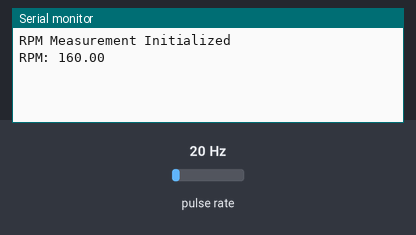
A sketch run on a simulated Arduino Uno, built with avr-gcc and run on an emulated ATmega328P. On the bench: the last lines printed to the serial monitor. Wiring (inferred from the names in the program): pulse sensor: data pin 3. The inputs (shaded band) are chosen by the test bench; at power-on: pulse rate 20 Hz.

Above: at 1.2 s.
1.3 s: pulse rate (sensor on pin 3) set to 4 Hz
At 2.6 s:
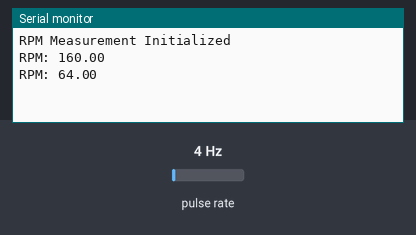
2.8 s: pulse rate (sensor on pin 3) set to 50 Hz
At 3.8 s:
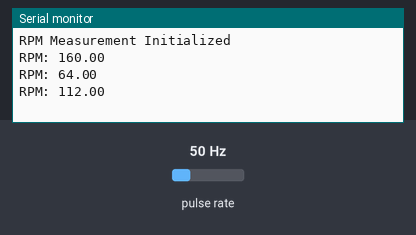
Timing chart, 0 to 5.8 s (numbered marks = the images above; inputs shaded):
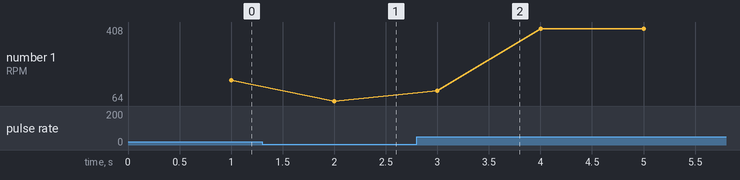

The sketch:

better_rpm.ino
```cpp
const int sensorPin = 3;

volatile unsigned int pulseCount = 0;
unsigned long lastTime = 0;
const unsigned int measurementInterval = 1000;
float rpm = 0;

void setup() {
  pinMode(sensorPin, INPUT_PULLUP);
  attachInterrupt(digitalPinToInterrupt(sensorPin), countPulse, RISING);

  Serial.begin(9600);
  Serial.println("RPM Measurement Initialized");
}

void loop() {
  unsigned long currentTime = millis();


  if (currentTime - lastTime >= measurementInterval) {
    noInterrupts();
    unsigned int pulseCountCopy = pulseCount;
    pulseCount = 0;
    interrupts();


    rpm = (pulseCountCopy / 7.5) * 60;


    Serial.print("RPM: ");
    Serial.println(rpm); //detta är inte exakt rpm, vi använder det bara för att jämföra

    lastTime = currentTime;
  }
}

void countPulse() {
  pulseCount++;
}
```

Measured:
- after the input at 1.3 s, the serial monitor: prints a new line after 0.70 s (image 1)
- after the input at 2.8 s, the serial monitor: prints a new line after 0.20 s (image 2)
- plotted number 1: 160 → 64 after the input at 1.3 s, 64 → 392 after the input at 2.8 s
